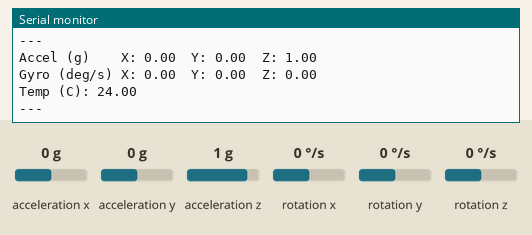
The sketch below on a simulated ESP32. Parts: the last lines printed to the serial monitor. Wiring (inferred from the names in the program): MPU-6050 motion sensor at I2C address 0x68. Inputs (shaded band) come from the test bench; at power-on: acceleration x 0 g, acceleration y 0 g, acceleration z 1 g, rotation x 0 °/s, rotation y 0 °/s, rotation z 0 °/s.

Above: at 2.7 s.
2.8 s: acceleration x set to -1.4 g
4.3 s: acceleration y set to -1.4 g
5.8 s: acceleration z set to -1.4 g
7.3 s: rotation x set to -192 °/s
At 8.0 s:
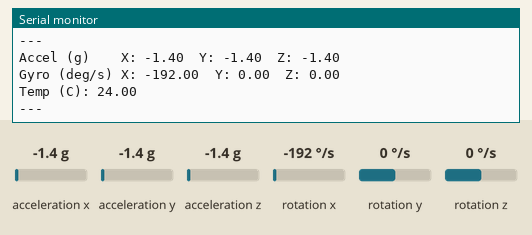
8.8 s: rotation y set to -192 °/s
At 9.5 s:
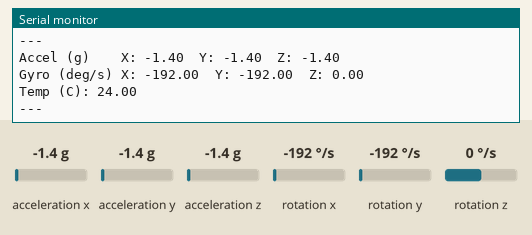

Measured:
- after the input at 7.3 s, the serial monitor: prints a new line after 0.26 s (image 1)
- after the input at 8.8 s, the serial monitor: prints a new line after 0.28 s (image 2)

The sketch:

sketch_aug7b.ino
```cpp
#include <Wire.h>

const int MPU_ADDR = 0x68;

void setup() {
  Wire.begin(6, 7);       // SDA, SCL
  Wire.setClock(100000);
  Serial.begin(115200);
  delay(1500);

  // Wake up the MPU6050 (it starts in sleep mode by default)
  Wire.beginTransmission(MPU_ADDR);
  Wire.write(0x6B);  // PWR_MGMT_1 register
  Wire.write(0);     // set to 0 to wake up
  Wire.endTransmission(true);

  Serial.println("MPU6050 direct register read starting...");
}

void loop() {
  // Burst-read 14 bytes starting at ACCEL_XOUT_H (0x3B):
  // accel X,Y,Z (6 bytes) + temp (2 bytes) + gyro X,Y,Z (6 bytes)
  Wire.beginTransmission(MPU_ADDR);
  Wire.write(0x3B);
  Wire.endTransmission(false);
  Wire.requestFrom(MPU_ADDR, 14, true);

  int16_t rawAx = (Wire.read() << 8) | Wire.read();
  int16_t rawAy = (Wire.read() << 8) | Wire.read();
  int16_t rawAz = (Wire.read() << 8) | Wire.read();
  int16_t rawTemp = (Wire.read() << 8) | Wire.read();
  int16_t rawGx = (Wire.read() << 8) | Wire.read();
  int16_t rawGy = (Wire.read() << 8) | Wire.read();
  int16_t rawGz = (Wire.read() << 8) | Wire.read();

  // Convert to real units.
  // Default ranges: accel ±2g -> 16384 LSB/g, gyro ±250°/s -> 131 LSB/(°/s)
  float accelX = rawAx / 16384.0;
  float accelY = rawAy / 16384.0;
  float accelZ = rawAz / 16384.0;

  float gyroX = rawGx / 131.0;
  float gyroY = rawGy / 131.0;
  float gyroZ = rawGz / 131.0;

  float tempC = (rawTemp / 340.0) + 36.53;

  Serial.print("Accel (g)    X: ");
  Serial.print(accelX, 2);
  Serial.print("  Y: ");
  Serial.print(accelY, 2);
  Serial.print("  Z: ");
  Serial.println(accelZ, 2);

  Serial.print("Gyro (deg/s) X: ");
  Serial.print(gyroX, 2);
  Serial.print("  Y: ");
  Serial.print(gyroY, 2);
  Serial.print("  Z: ");
  Serial.println(gyroZ, 2);

  Serial.print("Temp (C): ");
  Serial.println(tempC, 2);

  Serial.println("---");

  delay(500);
}
```
